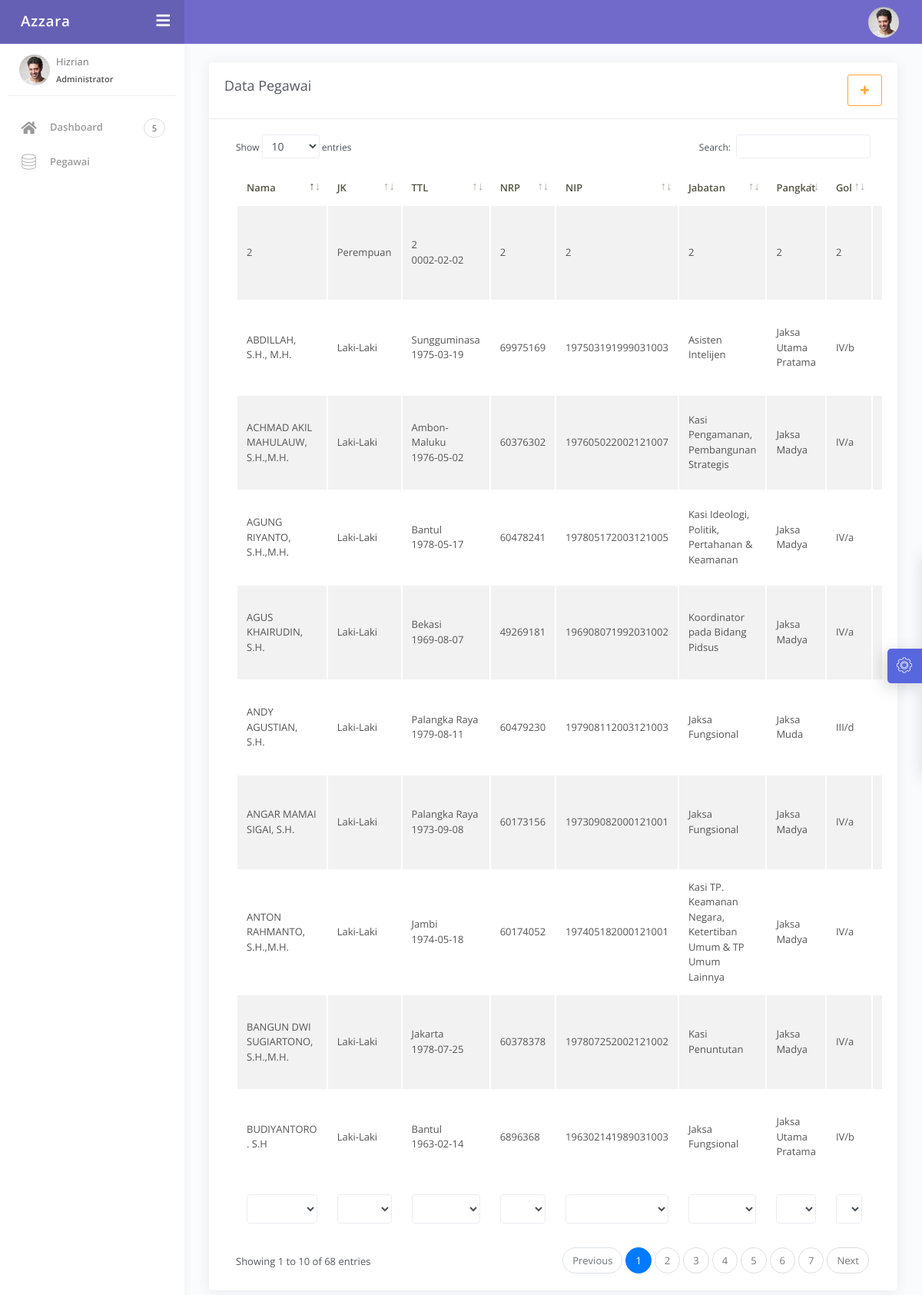
The page / on the database its author committed.
### tables this page shows
CREATE TABLE IF NOT EXISTS `pegawai` (
  `id` int(11) NOT NULL AUTO_INCREMENT,
  `nama` varchar(128) NOT NULL,
  `jk` enum('Laki-Laki','Perempuan') NOT NULL,
  `tempat_lahir` varchar(128) NOT NULL,
  `tgl_lahir` date NOT NULL,
  `nrp` text NOT NULL,
  `nip` text NOT NULL,
  `jabatan` text NOT NULL,
  `pangkat` varchar(20) NOT NULL,
  `gol` varchar(10) NOT NULL,
  `tmt` date NOT NULL,
  PRIMARY KEY (`id`)
);

### application/controllers/Pegawai.php (called while the page is built, shortened)
<?php
class Pegawai extends CI_Controller
{
    public function __construct()
    {
        $this->load->model('Pegawai_model');
    }
    public function index()
    {
        $data['pegawai'] = $this->Pegawai_model->getAllPegawai();
        $this->load->view('template/atas');
        $this->load->view('pegawai/index', $data);
        $this->load->view('template/bawah');
    }
}

### index.php (called while the page is built, shortened)
<?php
require_once BASEPATH.'core/CodeIgniter.php';

### application/models/Pegawai_model.php (called while the page is built, shortened)
<?php
class Pegawai_model extends CI_Model
{
    public function getAllPegawai()
    {
        return $this->db->get('pegawai')->result_array();
    }
}

### application/views/pegawai/index.php (the view, shortened to what this page needs)
<div class="row">
    <div class="col-md-12">
        <div class="card">
            <div class="card-header">
                <h4 class="card-title">Data Pegawai <a class="btn btn-border btn-warning pull-right" href="<?= base_url(); ?>pegawai/tambah"><i class="
fas fa-plus"></i></a></h4>
            </div>
            <div class="card-body">
                <div class="table-responsive">
                    <table id="multi-filter-select" class="display table table-striped table-hover">
                        <thead>
                            <tr>
                                <th>Nama</th>
                                <th>JK</th>
                                <th>TTL</th>
                                <th>NRP</th>
                                <th>NIP</th>
                                <th>Jabatan</th>
                                <th>Pangkat</th>
                                <th>Gol</th>
                                <th>Menu</th>
                        </thead>
                        <tfoot>
                            <tr>
                                <th>Nama</th>
                                <th>JK</th>
                                <th>TTL</th>
                                <th>NRP</th>
                                <th>NIP</th>
                                <th>Jabatan</th>
                                <th>Pangkat</th>
                                <th>Gol</th>
                            </tr>
                        </tfoot>
                        <tbody>
                            <?php foreach ($pegawai as $peg) : ?>
                                <tr>
                                    <td><?= $peg['nama']; ?></td>
                                    <td><?= $peg['jk']; ?></td>
                                    <td><?= $peg['tempat_lahir']; ?><br><?= $peg['tgl_lahir']; ?></td>
                                    <td><?= $peg['nrp']; ?></td>
                                    <td><?= $peg['nip']; ?></td>
                                    <td><?= $peg['jabatan']; ?></td>
                                    <td><?= $peg['pangkat']; ?></td>
                                    <td><?= $peg['gol']; ?></td>
                                    <td>
                                    </td>
                                </tr>
                            <?php endforeach; ?>
                        </tbody>
                    </table>
                </div>
            </div>
        </div>
    </div>
</div>

### application/views/template/atas.php (shortened to what this page needs)
<!DOCTYPE html>
<html lang="en">
<head>
    <link rel="stylesheet" href="<?= base_url(); ?>assets/css/bootstrap.min.css">
    <link rel="stylesheet" href="<?= base_url(); ?>assets/css/azzara.min.css">
    <link rel="stylesheet" href="<?= base_url(); ?>assets/css/demo.css">
</head>
<body>
    <div class="wrapper">
        <div class="main-header" data-background-color="purple">
            <div class="logo-header">
                <a href="../index.html" class="logo">
                    <img src="<?= base_url(); ?>assets/img/logoazzara.svg" alt="navbar brand" class="navbar-brand">
                </a>
                <div class="navbar-minimize">
                    <button class="btn btn-minimize btn-rounded">
                        <i class="fa fa-bars"></i>
                    </button>
                </div>
            </div>
            <nav class="navbar navbar-header navbar-expand-lg">
                <div class="container-fluid">
                    <ul class="navbar-nav topbar-nav ml-md-auto align-items-center">
                        <li class="nav-item dropdown hidden-caret">
                            <a class="dropdown-toggle profile-pic" data-toggle="dropdown" href="#" aria-expanded="false">
                                <div class="avatar-sm">
                                    <img src="<?= base_url(); ?>assets/img/profile.jpg" alt="..." class="avatar-img rounded-circle">
                                </div>
                            </a>
                        </li>
                    </ul>
                </div>
            </nav>
        </div>
        <div class="sidebar">
            <div class="sidebar-wrapper scrollbar-inner">
                <div class="sidebar-content">
                    <div class="user">
                        <div class="avatar-sm float-left mr-2">
                            <img src="<?= base_url(); ?>assets/img/profile.jpg" alt="..." class="avatar-img rounded-circle">
                        </div>
                        <div class="info">
                            <a data-toggle="collapse" href="#collapseExample" aria-expanded="true">
                                <span>
                                    Hizrian
                                    <span class="user-level">Administrator</span>
                                </span>
                            </a>
                        </div>
                    </div>
                    <ul class="nav">
                        <li class="nav-item">
                            <a href="#">
                                <i class="fas fa-home"></i>
                                <p>Dashboard</p>
                                <span class="badge badge-count">5</span>
                            </a>
                        </li>
                        <li class="nav-item">
                            <a href="<?= base_url(); ?>pegawai">
                                <i class="flaticon-database"></i>
                                <p>Pegawai</p>
                            </a>
                        </li>
                    </ul>
                </div>
            </div>
        </div>
        <div class="main-panel">
            <div class="content">
                <div class="page-inner">

### application/views/template/bawah.php (shortened to what this page needs)
</div>
</div>
</div>
<div class="custom-template">
    <div class="custom-toggle">
        <i class="flaticon-settings"></i>
    </div>
</div>
</div>
</body>
</html>

### assets/css/demo.css (style rules this page uses)
.custom-template { position: fixed; top: 50%; transform: translateY(-50%); right: -325px; width: 325px; height: max-content; display: block; z-index: 1; background: #ffffff; transition: all .3s; z-index: 1003; box-shadow: -1px 1px 20px rgba(69, 65, 78, 0.15); border-top-left-radius: 5px; border-bottom-left-radius: 5px; transition: all .5s; }
.custom-template .custom-toggle { position: absolute; width: 45px; height: 45px; background: rgb(88, 103, 221); top: 50%; left: -45px; transform: translateY(-50%); display: flex; align-items: center; justify-content: center; text-align: center; border-top-left-radius: 5px; border-bottom-left-radius: 5px; border-right: 1px solid #177dff; cursor: pointer; color: #ffffff; box-shadow: -5px 5px 20px rgba(69, 65, 78, 0.21); }
.custom-template .custom-toggle i { font-size: 20px; animation: 1.3s spin linear infinite; }

### rows shown on the page
pegawai: nama "BUDIYANTORO . S.H", jk "Laki-Laki", tempat_lahir "Bantul", tgl_lahir "1963-02-14", nrp "6896368", nip "196302141989031003", jabatan "Jaksa Fungsional", pangkat "Jaksa Utama Pratama", gol "IV/b"
pegawai: nama "AGUS KHAIRUDIN, S.H.", jk "Laki-Laki", tempat_lahir "Bekasi", tgl_lahir "1969-08-07", nrp "49269181", nip "196908071992031002", jabatan "Koordinator pada Bidang Pidsus", pangkat "Jaksa Madya", gol "IV/a"
pegawai: nama "ANGAR MAMAI SIGAI, S.H.", jk "Laki-Laki", tempat_lahir "Palangka Raya", tgl_lahir "1973-09-08", nrp "60173156", nip "197309082000121001", jabatan "Jaksa Fungsional", pangkat "Jaksa Madya", gol "IV/a"
pegawai: nama "ANTON RAHMANTO, S.H.,M.H.", jk "Laki-Laki", tempat_lahir "Jambi", tgl_lahir "1974-05-18", nrp "60174052", nip "197405182000121001", jabatan "Kasi TP. Keamanan Negara, Ketertiban Umum & TP Umum Lainnya", pangkat "Jaksa Madya", gol "IV/a"
pegawai: nama "ABDILLAH, S.H., M.H.", jk "Laki-Laki", tempat_lahir "Sungguminasa", tgl_lahir "1975-03-19", nrp "69975169", nip "197503191999031003", jabatan "Asisten Intelijen", pangkat "Jaksa Utama Pratama", gol "IV/b"
pegawai: nama "ACHMAD AKIL MAHULAUW, S.H.,M.H.", jk "Laki-Laki", tempat_lahir "Ambon-Maluku", tgl_lahir "1976-05-02", nrp "60376302", nip "197605022002121007", jabatan "Kasi Pengamanan, Pembangunan Strategis", pangkat "Jaksa Madya", gol "IV/a"
pegawai: nama "AGUNG RIYANTO, S.H.,M.H.", jk "Laki-Laki", tempat_lahir "Bantul", tgl_lahir "1978-05-17", nrp "60478241", nip "197805172003121005", jabatan "Kasi Ideologi, Politik, Pertahanan & Keamanan", pangkat "Jaksa Madya", gol "IV/a"
pegawai: nama "BANGUN DWI SUGIARTONO, S.H.,M.H.", jk "Laki-Laki", tempat_lahir "Jakarta", tgl_lahir "1978-07-25", nrp "60378378", nip "197807252002121002", jabatan "Kasi Penuntutan", pangkat "Jaksa Madya", gol "IV/a"
pegawai: nama "ANDY AGUSTIAN, S.H.", jk "Laki-Laki", tempat_lahir "Palangka Raya", tgl_lahir "1979-08-11", nrp "60479230", nip "197908112003121003", jabatan "Jaksa Fungsional", pangkat "Jaksa Muda", gol "III/d"
pegawai: nama "2", jk "Perempuan", tempat_lahir "2", tgl_lahir "0002-02-02", nrp "2", nip "2", jabatan "2", pangkat "2", gol "2"
